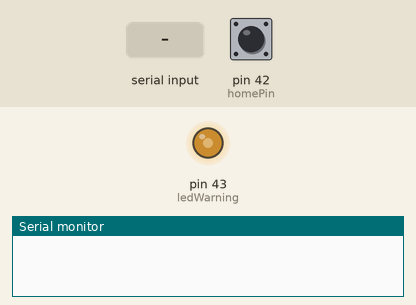
A sketch run on a simulated Arduino Mega 2560, built with avr-gcc and run on an emulated ATmega2560. On the bench: output pins drawn as LEDs (lit = HIGH), the last lines printed to the serial monitor. The inputs (shaded band) are chosen by the test bench; at power-on: pin 42 (homePin) HIGH.

Above: at 1.2 s.
1.3 s: "90\n" received over Serial
At 2.6 s:
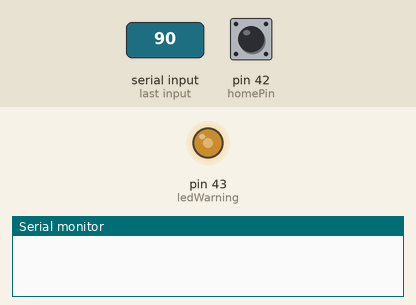
2.9 s: pin 42 (homePin) pulled LOW for 0.15 s
At 3.8 s:
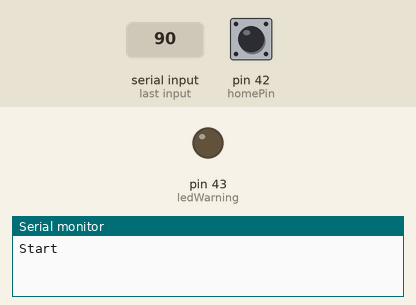
Timing chart, 0 to 5.9 s (numbered marks = the images above; inputs shaded):
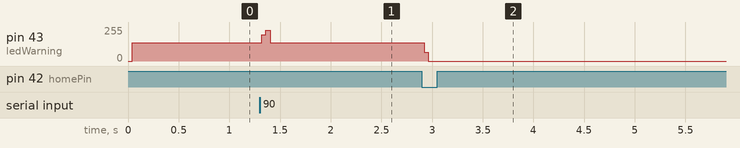

Measured:
- after the input at 1.3 s, pin 43 (ledWarning): 137/255 → 196/255 at once, → 232/255 0.04 s later, → 137/255 0.04 s later
- after the input at 2.9 s, pin 43 (ledWarning): 137/255 → 0/255 at once

The sketch:

StepperComm.ino
```cpp
#include <Stepper.h>

#define STEPS 48
#define SPEED 150
#define STEPLIMIT 1000

Stepper stepper[6] = {Stepper(STEPS,8,9,10,11),Stepper(STEPS,22,23,24,25),Stepper(STEPS,26,27,28,29),Stepper(STEPS,30,31,32,33),Stepper(STEPS,34,35,36,37),Stepper(STEPS,38,39,40,41)};

int homePin = 42;
int ledWarning = 43;
boolean bFirstLoop = true;
boolean toggle = true;
boolean seekControl;
boolean seekAction;
boolean doCommand = false;
int controlCode = 0;
int actionCode = 0;

boolean motorActivated[6] = {false,false,false,false,false, false};

void setup(){
  for(int i=0; i<6; i++){
    stepper[i].setSpeed(SPEED);
  }
  pinMode(homePin, INPUT_PULLUP);
  pinMode(ledWarning, OUTPUT);

  Serial.begin(9600);
  Serial.setTimeout(50);
}

void loop(){
  seekControl = true;
  seekAction = true;
  if(bFirstLoop){
    if(digitalRead(homePin) == LOW){
      Serial.println("Start");
      digitalWrite(ledWarning, LOW);
      bFirstLoop = false;
    }
    else{
      digitalWrite(ledWarning, HIGH);
    }
  }
  //ActivateMotors(toggle);
  while(Serial.available()>0){
    if(seekControl){
      controlCode = Serial.parseInt();
      seekControl = false;
    }
    if(seekAction){
      actionCode = Serial.parseInt();
      seekAction = false;
    }
    int remainingByte = Serial.read();
    doCommand = true;
  }
  if(doCommand){
    boolean motorDir = false;
    if(actionCode == 1){
      motorDir = true;
    }
    else{
      motorDir = false;
    }
    if(controlCode>=0 && controlCode<6){
      if(motorActivated[controlCode] != motorDir){
        ActivateSingleMotor(controlCode, motorDir);
      }
    }
    doCommand = false;
  }
  digitalWrite(ledWarning, LOW);
  //toggle = !toggle;
  //delay(500);
}

void ActivateMotors(boolean bToggle){
  digitalWrite(ledWarning, HIGH);
  int stepAmount = 48;
  for(int i=0; i<6; i++){
    Serial.print("Activate motor: ");
    Serial.println(i);
    if(!bToggle){
      stepAmount = -1*stepAmount;
    }
    stepper[i].step(stepAmount);
  }
}

void ActivateSingleMotor(int motor, boolean bToggle){
  digitalWrite(ledWarning, HIGH);
  int stepAmount = 48;
  Serial.print("Activate motor: ");
  Serial.print(motor);
  if(bToggle){
    Serial.println(", Up");
  }
  else{
    Serial.println(", Down");
    stepAmount = -1*stepAmount;
  }
  motorActivated[motor] = bToggle;
  stepper[motor].step(stepAmount);
}
```
